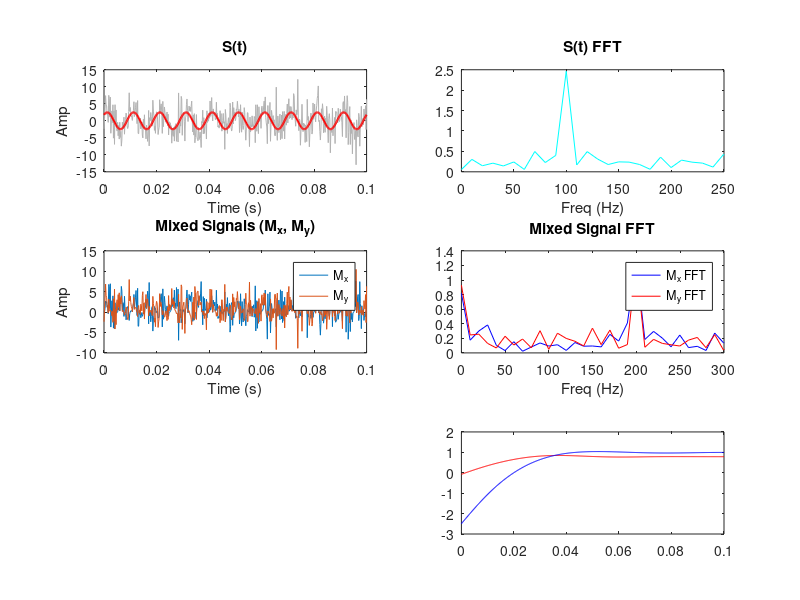

Here is the MATLAB script that generated this plot: (Note: this script raises an error after producing the figure.)

clear; clc; close all;

%% Parameters
fs = 5000;              % 取樣頻率 (Hz)
f = 100;                % 參考頻率 (Hz)
w = 2 * pi * f;         % 角頻率
noise_amp = 3;          % 雜訊強度
R = 2.5;                % 真實振幅
phi = pi / 4;           % 真實相位

% LPF 參數
fc = 10; 
[b, a] = butter(2, fc / (fs / 2)); 


T = 1 / f;
t_single = 0 : 1/fs : 10*T;

% S(t)
N_t = noise_amp * randn(size(t_single)); 
S_t = R * sin(w * t_single + phi) + N_t;

% Mixing
ref_x = sin(w * t_single);
ref_y = cos(w * t_single);
M_x = S_t .* ref_x;
M_y = S_t .* ref_y;

% LPF 濾波
X_t_filt = filtfilt(b, a, M_x);
Y_t_filt = filtfilt(b, a, M_y);

% 計算 Avg DC 值, R, phi
X_dc_final = 2 * mean(X_t_filt); 
Y_dc_final = 2 * mean(Y_t_filt);
R_exp_single = sqrt(X_dc_final^2 + Y_dc_final^2);
phi_exp_single = atan2(Y_dc_final, X_dc_final);

%% Plotting
figure('Name', '鎖相放大器', 'Position', [50, 100, 900, 700]);

% S(t)
subplot(3, 2, 1);
plot(t_single, S_t, 'Color', [0.7 0.7 0.7]); hold on;
plot(t_single, R * sin(w * t_single + phi), 'r', 'LineWidth', 1.5);
title('S(t)'); xlabel('Time (s)'); ylabel('Amp');

% FFT (S(t))
subplot(3, 2, 2);
L = length(t_single);
f_axis = fs * (0 : floor(L/2)) / L;
fft_S = fft(S_t);
P1_S = abs(fft_S/L); P1_S = P1_S(1:floor(L/2)+1); P1_S(2:end-1) = 2*P1_S(2:end-1);
plot(f_axis, P1_S, 'c'); xlim([0 250]);
title('S(t) FFT'); xlabel('Freq (Hz)');

% Mixing
subplot(3, 2, 3);
plot(t_single, M_x, t_single, M_y);
title('Mixed Signals (M_x, M_y)'); legend('M_x','M_y');
xlabel('Time (s)'); ylabel('Amp');

% FFT (Mixing)
subplot(3, 2, 4);
fft_Mx = fft(M_x);
P2_Mx = abs(fft_Mx/L); 
P1_Mx = P2_Mx(1:floor(L/2)+1); 
P1_Mx(2:end-1) = 2*P1_Mx(2:end-1);
fft_My = fft(M_y);
P2_My = abs(fft_My/L); 
P1_My = P2_My(1:floor(L/2)+1); 
P1_My(2:end-1) = 2 * P1_My(2:end-1);
plot(f_axis, P1_Mx, 'b', f_axis, P1_My, 'r'); xlim([0 300]);
title('Mixed Signal FFT'); xlabel('Freq (Hz)');
legend('M_x FFT', 'M_y FFT');

% LPF, Avg DC
subplot(3, 2, 5.5);
plot(t_single, X_t_filt, 'r', t_single, Y_t_filt, 'b'); hold on;
yline(X_dc_final/2, 'r--', 'X DC'); yline(Y_dc_final/2, 'b--', 'Y DC');
title('Filtered DC Components (X, Y)'); xlabel('Time (s)');

fprintf('==============================================\n');
fprintf('真實振幅 R: %.4f \n', R);
fprintf('真實相位 phi: %.2f deg\n', phi * 180 / pi);
fprintf('實驗振幅 R: %.4f (Rel Err: %.2f%%)\n', R_exp_single, abs(R_exp_single-R)/R*100);
fprintf('實驗相位 phi: %.2f deg (Abs Err: %.4f deg)\n', ...
    phi_exp_single*180/pi, abs(phi_exp_single-phi)*180/pi);
fprintf('==============================================\n');

%% R(t), phi(t)
dt = 0.1;          
total_time = 3.0;   
t_now = 0;
t_array = []; R_array = []; phi_array = [];

figure('Name', 'R(t) and phi(t)', 'Position', [1000, 150, 700, 500]);
ax1 = subplot(2, 1, 1); title('R(t)'); grid on; hold on;
yline(R, 'k--', 'LineWidth', 1.5); 

ax2 = subplot(2, 1, 2); title('phi(t)'); grid on; hold on;
yline(phi * 180 / pi, 'k--', 'LineWidth', 1.5); 

while t_now < total_time
    t_win = t_now : 1/fs : (t_now + dt - 1/fs);
    
    S_win = R * sin(w * t_win + phi) + noise_amp * randn(size(t_win));
    
    Mx_win = S_win .* sin(w * t_win);
    My_win = S_win .* cos(w * t_win);
    Xt_win = filtfilt(b, a, Mx_win);
    Yt_win = filtfilt(b, a, My_win);
    
    X_dc_win = 2 * mean(Xt_win);
    Y_dc_win = 2 * mean(Yt_win);
    
    R_now = sqrt(X_dc_win^2 + Y_dc_win^2);
    phi_now = atan2(Y_dc_win, X_dc_win) * 180 / pi;
    
    t_array = [t_array, t_now];
    R_array = [R_array, R_now];
    phi_array = [phi_array, phi_now];
    
    plot(ax1, t_array, R_array, '-oc', 'MarkerFaceColor', 'c');
    plot(ax2, t_array, phi_array, '-or', 'MarkerFaceColor', 'r');
    drawnow;
    pause(0.05);
    
    t_now = t_now + dt;
end
